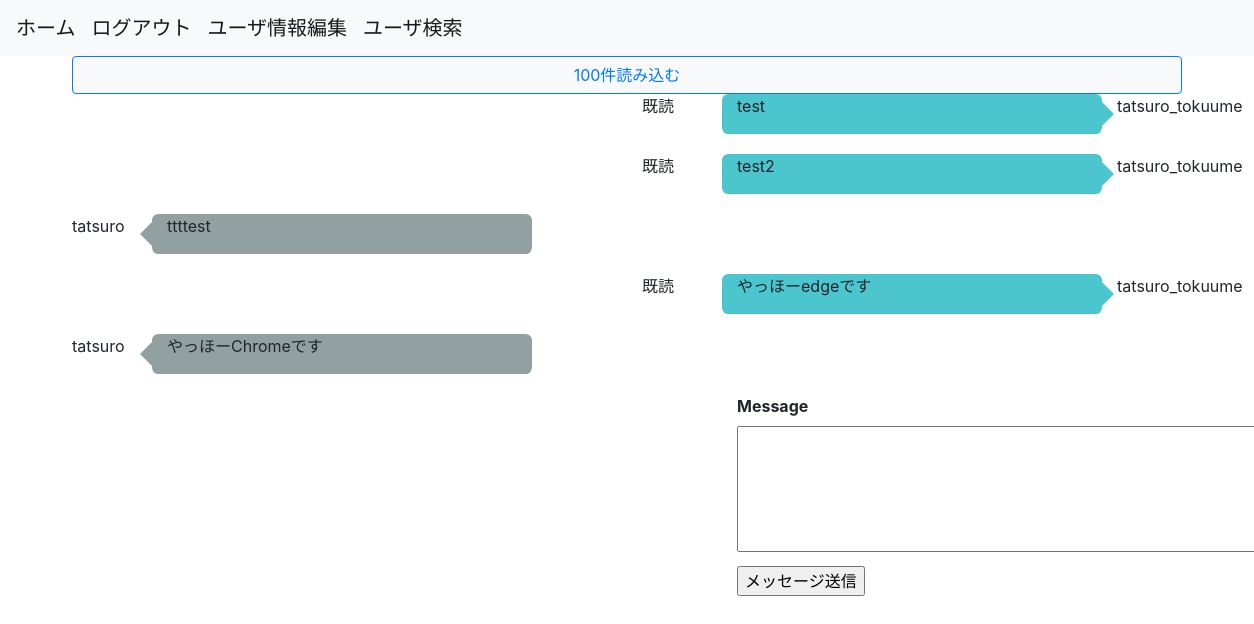
The page /message/1 (signed in) on the database its author committed.
### flaskr/models.py (models this page shows, shortened)
class Message(db.Model):
    __tablename__ = 'messages'
    id = db.Column(db.Integer, primary_key=True)
    from_user_id = db.Column(
        db.Integer, db.ForeignKey('users.id'), index=True
    )
    to_user_id = db.Column(
        db.Integer, db.ForeignKey('users.id'), index=True
    )
    is_read = db.Column(
        db.Boolean, default=False
    )
    is_checked = db.Column(
        db.Boolean, default=False
    )
    message = db.Column(
        db.Text
    )
    create_at = db.Column(db.DateTime, default=datetime.now)
    update_at = db.Column(db.DateTime, default=datetime.now)
    @classmethod
    def get_friend_messages(cls, id1, id2, offset_value=0, limit_value=100):
        return cls.query.filter(
            or_(
                and_(
                    cls.from_user_id == id1,
                    cls.to_user_id == id2
                ),
                and_(
                    cls.from_user_id == id2,
                    cls.to_user_id == id1
                )
            )
        ).order_by(desc(cls.id)).offset(offset_value).limit(limit_value).all()

class User(UserMixin, db.Model):
    __tablename__ = 'users'
    id = db.Column(db.Integer, primary_key=True)
    username = db.Column(db.String(64), index=True)
    email = db.Column(db.String(64), unique=True, index=True)
    password = db.Column(
        db.String(128),
        default=generate_password_hash('snsflaskapp')
    )
    picture_path = db.Column(db.Text)
    is_active = db.Column(db.Boolean, unique=False, default=False)
    create_at = db.Column(db.DateTime, default=datetime.now)
    update_at = db.Column(db.DateTime, default=datetime.now)
    @classmethod
    def select_user_by_id(cls, id):
        return cls.query.get(id)

### flaskr/views.py (the view)
@bp.route('/message/<id>', methods=['GET', 'POST'])
@login_required
def message(id):
    if not UserConnect.is_friend(id):
        return redirect(url_for('app.home'))
    form = MessageForm(request.form)
    messages = Message.get_friend_messages(current_user.get_id(), id)
    user = User.select_user_by_id(id)
    read_message_ids = [message.id for message in messages if (not message.is_read) and (message.from_user_id == int(id))]
    not_checked_message_ids = [message.id for message in messages if message.is_read and (not message.is_checked) and (message.from_user_id == int(current_user.get_id()))]
    if not_checked_message_ids:
        with db.session.begin(subtransactions=True):
            Message.update_is_checked_by_ids(not_checked_message_ids)
        db.session.commit()
    if read_message_ids:
        with db.session.begin(subtransactions=True):
            Message.update_is_read_by_ids(read_message_ids)
        db.session.commit()
    if request.method == 'POST' and form.validate():
        new_message = Message(current_user.get_id(), id, form.message.data)
        with db.session.begin(subtransactions=True):
            new_message.create_message()
        db.session.commit()
        return redirect(url_for('app.message', id=id))
    return render_template(
        'message.html', form=form,
        messages=messages, to_user_id=id,
        user=user
    )

### flaskr/forms.py (shortened to what this page needs)
class MessageForm(FlaskForm):
    to_user_id = HiddenField()
    message = TextAreaField()
    submit = SubmitField('メッセージ送信')

### flaskr/models.py (called while the page is built)
@login_manager.user_loader
def load_user(user_id):
    return User.query.get(user_id)

    @classmethod
    def is_friend(cls, to_user_id):
        user = cls.query.filter(
            or_(
                and_(
                    UserConnect.from_user_id == current_user.get_id(),
                    UserConnect.to_user_id == to_user_id,
                    UserConnect.status == 2
                ),
                and_(
                    UserConnect.from_user_id == to_user_id,
                    UserConnect.to_user_id == current_user.get_id(),
                    UserConnect.status == 2
                )
            )
        ).first()
        return True if user else False

### flaskr/utils/template_filters.py (called while the page is built)
def replace_newline(text):
    return text.split('\n')

### flaskr/templates/message.html (shortened to what this page needs)
{% from "_formhelpers.html" import render_field %}
{% extends "base.html" %}
{% block content %}
<div class="row">
    <div id="load_message_button" class="col-12">
        <button class="col-12 btn btn-light btn-outline-primary" onclick="load_old_messages();">100件読み込む</button>
    </div>
    {% for message in messages|reverse %}
        {% if message.from_user_id == current_user.id %}
        <div id="self-message-tag-{{message.id}}" class="col-lg-1 offset-lg-6 col-md-1 offset-md-2 col-sm-1 offset-sm-1 col-1">
            {% if message.is_checked %}
            <p>既読</p>
            {% endif %}
        </div>
        <div class="speech-bubble-self col-lg-4 col-md-8 col-sm-8 col-9">
            {% for splitted_message in message.message|replace_newline %}
                <p>{{splitted_message|urlize}}</p>
            {% endfor %}
        </div>
        <div class="col-lg-1 col-md-1 col-sm-2 col-2">
            <p>{{current_user.username}}</p>
        </div>
        {% else %}
        <div class="col-lg-1 col-md-1 col-sm-2 col-2">
            <p>{{user.username}}</p>
        </div>
        <div class="speech-bubble-dest col-lg-4 col-md-8 col-sm-8 col-9">
            {% for splitted_message in message.message|replace_newline %}
                <p>{{splitted_message|urlize}}</p>
            {% endfor %}
        </div>
        <div class="col-lg-7 col-md-3 col-sm-1 col-1"></div>
        {% endif %}
    {% endfor %}
    <div id="message-form" class="col-lg-4 offset-lg-7 col-md-8 offset-md-4 col-sm-12 col-12">
        <form method="POST">
            {{ render_field(form.message, cols="50", rows="5")}}
            {{ form.submit() }}
        </form>
    </div>
</div>
{% endblock %}

### flaskr/static/css/style.css (style rules this page uses)
.speech-bubble-dest { position: relative; background: #91a0a1; border-radius: .4em; margin-bottom: 20px; }
.speech-bubble-dest:after { content: ''; position: absolute; left: 0; top: 50%; width: 0; height: 0; border: 12px solid transparent; border-right-color: #91a0a1; border-left: 0; margin-top: -12px; margin-left: -12px; }
.speech-bubble-self { position: relative; background: #4bc5ce; border-radius: .4em; margin-bottom: 20px; }
.speech-bubble-self:after { content: ''; position: absolute; right: 0; top: 50%; width: 0; height: 0; border: 12px solid transparent; border-left-color: #4bc5ce; border-right: 0; margin-top: -12px; margin-right: -12px; }

### rows shown on the page
Message: is_checked "既読", message "test"
User: username "tatsuro_tokuume"
Message: is_checked "既読", message "test2"
Message: message "ttttest"
User: username "tatsuro"
Message: is_checked "既読", message "やっほーedgeです"
Message: message "やっほーChromeです"

### other values the page prints
{{ field.label }} "Message"
